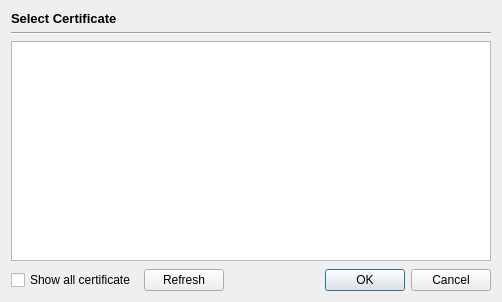
<?xml version="1.0" encoding="UTF-8"?>
<ui version="4.0">
 <class>SelectCertificate</class>
 <widget class="QDialog" name="SelectCertificate">
  <property name="geometry">
   <rect>
    <x>0</x>
    <y>0</y>
    <width>532</width>
    <height>322</height>
   </rect>
  </property>
  <property name="windowTitle">
   <string>Choose client certificate</string>
  </property>
  <layout class="QVBoxLayout" name="verticalLayout">
   <property name="sizeConstraint">
    <enum>QLayout::SetFixedSize</enum>
   </property>
   <item>
    <widget class="QLabel" name="lblTitle">
     <property name="minimumSize">
      <size>
       <width>0</width>
       <height>0</height>
      </size>
     </property>
     <property name="font">
      <font>
       <pointsize>10</pointsize>
       <weight>75</weight>
       <bold>true</bold>
      </font>
     </property>
     <property name="text">
      <string>Select Certificate</string>
     </property>
    </widget>
   </item>
   <item>
    <widget class="Line" name="line">
     <property name="orientation">
      <enum>Qt::Horizontal</enum>
     </property>
    </widget>
   </item>
   <item>
    <widget class="QListWidget" name="listCertInfos">
     <property name="minimumSize">
      <size>
       <width>480</width>
       <height>220</height>
      </size>
     </property>
     <property name="horizontalScrollBarPolicy">
      <enum>Qt::ScrollBarAlwaysOff</enum>
     </property>
    </widget>
   </item>
   <item>
    <spacer name="verticalSpacer">
     <property name="orientation">
      <enum>Qt::Vertical</enum>
     </property>
     <property name="sizeType">
      <enum>QSizePolicy::Fixed</enum>
     </property>
     <property name="sizeHint" stdset="0">
      <size>
       <width>20</width>
       <height>2</height>
      </size>
     </property>
    </spacer>
   </item>
   <item>
    <layout class="QHBoxLayout" name="horizontalLayout">
     <item>
      <widget class="QCheckBox" name="ckAllCert">
       <property name="text">
        <string>Show all certificate</string>
       </property>
      </widget>
     </item>
     <item>
      <spacer name="horizontalSpacer_2">
       <property name="orientation">
        <enum>Qt::Horizontal</enum>
       </property>
       <property name="sizeType">
        <enum>QSizePolicy::Fixed</enum>
       </property>
       <property name="sizeHint" stdset="0">
        <size>
         <width>2</width>
         <height>20</height>
        </size>
       </property>
      </spacer>
     </item>
     <item>
      <widget class="QPushButton" name="cmdRefresh">
       <property name="text">
        <string>Refresh</string>
       </property>
      </widget>
     </item>
     <item>
      <spacer name="horizontalSpacer">
       <property name="orientation">
        <enum>Qt::Horizontal</enum>
       </property>
       <property name="sizeType">
        <enum>QSizePolicy::MinimumExpanding</enum>
       </property>
       <property name="sizeHint" stdset="0">
        <size>
         <width>5</width>
         <height>20</height>
        </size>
       </property>
      </spacer>
     </item>
     <item>
      <widget class="QDialogButtonBox" name="buttonBox">
       <property name="orientation">
        <enum>Qt::Horizontal</enum>
       </property>
       <property name="standardButtons">
        <set>QDialogButtonBox::Cancel|QDialogButtonBox::Ok</set>
       </property>
      </widget>
     </item>
    </layout>
   </item>
  </layout>
 </widget>
 <resources/>
 <connections>
  <connection>
   <sender>buttonBox</sender>
   <signal>accepted()</signal>
   <receiver>SelectCertificate</receiver>
   <slot>accept()</slot>
   <hints>
    <hint type="sourcelabel">
     <x>248</x>
     <y>254</y>
    </hint>
    <hint type="destinationlabel">
     <x>157</x>
     <y>274</y>
    </hint>
   </hints>
  </connection>
  <connection>
   <sender>buttonBox</sender>
   <signal>rejected()</signal>
   <receiver>SelectCertificate</receiver>
   <slot>reject()</slot>
   <hints>
    <hint type="sourcelabel">
     <x>316</x>
     <y>260</y>
    </hint>
    <hint type="destinationlabel">
     <x>286</x>
     <y>274</y>
    </hint>
   </hints>
  </connection>
 </connections>
</ui>
